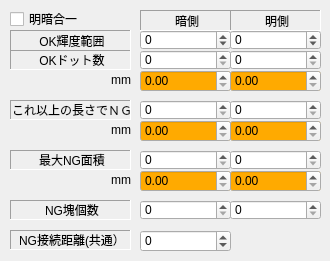
   <widget class="QWidget" name="tab_5">
    <attribute name="title">
     <string>狭域</string>
    </attribute>
    <widget class="QSpinBox" name="EditNBrightWidthL">
     <property name="geometry">
      <rect>
       <x>140</x>
       <y>30</y>
       <width>91</width>
       <height>20</height>
      </rect>
     </property>
     <property name="minimum">
      <number>-255</number>
     </property>
     <property name="maximum">
      <number>255</number>
     </property>
    </widget>
    <widget class="QSpinBox" name="EditNOKDotL">
     <property name="geometry">
      <rect>
       <x>140</x>
       <y>50</y>
       <width>91</width>
       <height>20</height>
      </rect>
     </property>
     <property name="maximum">
      <number>99999999</number>
     </property>
    </widget>
    <widget class="QSpinBox" name="EditNOKDotH">
     <property name="geometry">
      <rect>
       <x>230</x>
       <y>50</y>
       <width>91</width>
       <height>20</height>
      </rect>
     </property>
     <property name="maximum">
      <number>99999999</number>
     </property>
    </widget>
    <widget class="QLabel" name="label_17">
     <property name="geometry">
      <rect>
       <x>10</x>
       <y>30</y>
       <width>121</width>
       <height>21</height>
      </rect>
     </property>
     <property name="frameShape">
      <enum>QFrame::Panel</enum>
     </property>
     <property name="frameShadow">
      <enum>QFrame::Sunken</enum>
     </property>
     <property name="text">
      <string>OK輝度範囲</string>
     </property>
     <property name="alignment">
      <set>Qt::AlignCenter|Qt::AlignHCenter|Qt::AlignLeading|Qt::AlignLeft|Qt::AlignVCenter</set>
     </property>
    </widget>
    <widget class="QLabel" name="label_18">
     <property name="geometry">
      <rect>
       <x>10</x>
       <y>50</y>
       <width>121</width>
       <height>20</height>
      </rect>
     </property>
     <property name="frameShape">
      <enum>QFrame::Panel</enum>
     </property>
     <property name="frameShadow">
      <enum>QFrame::Sunken</enum>
     </property>
     <property name="text">
      <string>OKドット数</string>
     </property>
     <property name="alignment">
      <set>Qt::AlignCenter|Qt::AlignHCenter|Qt::AlignLeading|Qt::AlignLeft|Qt::AlignVCenter</set>
     </property>
    </widget>
    <widget class="QSpinBox" name="EditNBrightWidthH">
     <property name="geometry">
      <rect>
       <x>230</x>
       <y>30</y>
       <width>91</width>
       <height>20</height>
      </rect>
     </property>
     <property name="minimum">
      <number>-255</number>
     </property>
     <property name="maximum">
      <number>255</number>
     </property>
    </widget>
    <widget class="QLabel" name="label_19">
     <property name="geometry">
      <rect>
       <x>140</x>
       <y>10</y>
       <width>91</width>
       <height>21</height>
      </rect>
     </property>
     <property name="frameShape">
      <enum>QFrame::Panel</enum>
     </property>
     <property name="frameShadow">
      <enum>QFrame::Sunken</enum>
     </property>
     <property name="text">
      <string>暗側</string>
     </property>
     <property name="alignment">
      <set>Qt::AlignCenter|Qt::AlignHCenter|Qt::AlignLeading|Qt::AlignLeft|Qt::AlignVCenter</set>
     </property>
    </widget>
    <widget class="QLabel" name="label_20">
     <property name="geometry">
      <rect>
       <x>230</x>
       <y>10</y>
       <width>91</width>
       <height>21</height>
      </rect>
     </property>
     <property name="frameShape">
      <enum>QFrame::Panel</enum>
     </property>
     <property name="frameShadow">
      <enum>QFrame::Sunken</enum>
     </property>
     <property name="text">
      <string>明側</string>
     </property>
     <property name="alignment">
      <set>Qt::AlignCenter|Qt::AlignHCenter|Qt::AlignLeading|Qt::AlignLeft|Qt::AlignVCenter</set>
     </property>
    </widget>
    <widget class="QSpinBox" name="EditNOKLengthL">
     <property name="geometry">
      <rect>
       <x>140</x>
       <y>100</y>
       <width>91</width>
       <height>20</height>
      </rect>
     </property>
     <property name="maximum">
      <number>99999999</number>
     </property>
    </widget>
    <widget class="QLabel" name="label_32">
     <property name="geometry">
      <rect>
       <x>10</x>
       <y>100</y>
       <width>121</width>
       <height>20</height>
      </rect>
     </property>
     <property name="frameShape">
      <enum>QFrame::Panel</enum>
     </property>
     <property name="frameShadow">
      <enum>QFrame::Sunken</enum>
     </property>
     <property name="text">
      <string>これ以上の長さでＮＧ</string>
     </property>
     <property name="alignment">
      <set>Qt::AlignCenter|Qt::AlignHCenter|Qt::AlignLeading|Qt::AlignLeft|Qt::AlignVCenter</set>
     </property>
    </widget>
    <widget class="QSpinBox" name="EditNOKLengthH">
     <property name="geometry">
      <rect>
       <x>230</x>
       <y>100</y>
       <width>91</width>
       <height>20</height>
      </rect>
     </property>
     <property name="maximum">
      <number>99999999</number>
     </property>
    </widget>
    <widget class="QSpinBox" name="EditNMinNGCountL">
     <property name="geometry">
      <rect>
       <x>140</x>
       <y>200</y>
       <width>91</width>
       <height>20</height>
      </rect>
     </property>
     <property name="maximum">
      <number>99999999</number>
     </property>
    </widget>
    <widget class="QSpinBox" name="EditNMinNGCountH">
     <property name="geometry">
      <rect>
       <x>230</x>
       <y>200</y>
       <width>91</width>
       <height>20</height>
      </rect>
     </property>
     <property name="maximum">
      <number>99999999</number>
     </property>
    </widget>
    <widget class="QLabel" name="label_33">
     <property name="geometry">
      <rect>
       <x>10</x>
       <y>200</y>
       <width>121</width>
       <height>20</height>
      </rect>
     </property>
     <property name="frameShape">
      <enum>QFrame::Panel</enum>
     </property>
     <property name="frameShadow">
      <enum>QFrame::Sunken</enum>
     </property>
     <property name="text">
      <string>NG塊個数</string>
     </property>
     <property name="alignment">
      <set>Qt::AlignCenter|Qt::AlignHCenter|Qt::AlignLeading|Qt::AlignLeft|Qt::AlignVCenter</set>
     </property>
    </widget>
    <widget class="QSpinBox" name="EditNConnectLen">
     <property name="geometry">
      <rect>
       <x>140</x>
       <y>230</y>
       <width>91</width>
       <height>22</height>
      </rect>
     </property>
     <property name="minimum">
      <number>-9999</number>
     </property>
     <property name="maximum">
      <number>99999999</number>
     </property>
    </widget>
    <widget class="QLabel" name="label_36">
     <property name="geometry">
      <rect>
       <x>10</x>
       <y>230</y>
       <width>121</width>
       <height>20</height>
      </rect>
     </property>
     <property name="frameShape">
      <enum>QFrame::Panel</enum>
     </property>
     <property name="frameShadow">
      <enum>QFrame::Sunken</enum>
     </property>
     <property name="text">
      <string>NG接続距離(共通）</string>
     </property>
     <property name="alignment">
      <set>Qt::AlignCenter|Qt::AlignHCenter|Qt::AlignLeading|Qt::AlignLeft|Qt::AlignVCenter</set>
     </property>
    </widget>
    <widget class="QLabel" name="label_52">
     <property name="geometry">
      <rect>
       <x>10</x>
       <y>150</y>
       <width>121</width>
       <height>20</height>
      </rect>
     </property>
     <property name="frameShape">
      <enum>QFrame::Panel</enum>
     </property>
     <property name="frameShadow">
      <enum>QFrame::Sunken</enum>
     </property>
     <property name="text">
      <string>最大NG面積</string>
     </property>
     <property name="alignment">
      <set>Qt::AlignCenter|Qt::AlignHCenter|Qt::AlignLeading|Qt::AlignLeft|Qt::AlignVCenter</set>
     </property>
    </widget>
    <widget class="QCheckBox" name="checkBModeBindBWNarrow">
     <property name="geometry">
      <rect>
       <x>10</x>
       <y>10</y>
       <width>111</width>
       <height>18</height>
      </rect>
     </property>
     <property name="text">
      <string>明暗合一</string>
     </property>
    </widget>
    <widget class="QSpinBox" name="EditNMaxNGDotH">
     <property name="geometry">
      <rect>
       <x>230</x>
       <y>150</y>
       <width>91</width>
       <height>20</height>
      </rect>
     </property>
     <property name="maximum">
      <number>99999999</number>
     </property>
    </widget>
    <widget class="QSpinBox" name="EditNMaxNGDotL">
     <property name="geometry">
      <rect>
       <x>140</x>
       <y>150</y>
       <width>91</width>
       <height>20</height>
      </rect>
     </property>
     <property name="maximum">
      <number>99999999</number>
     </property>
    </widget>
    <widget class="QDoubleSpinBox" name="doubleSpinBoxNOKDotL">
     <property name="geometry">
      <rect>
       <x>140</x>
       <y>70</y>
       <width>91</width>
       <height>22</height>
      </rect>
     </property>
     <property name="palette">
      <palette>
       <active>
        <colorrole role="Base">
         <brush brushstyle="SolidPattern">
          <color alpha="255">
           <red>255</red>
           <green>170</green>
           <blue>0</blue>
          </color>
         </brush>
        </colorrole>
       </active>
       <inactive>
        <colorrole role="Base">
         <brush brushstyle="SolidPattern">
          <color alpha="255">
           <red>255</red>
           <green>170</green>
           <blue>0</blue>
          </color>
         </brush>
        </colorrole>
       </inactive>
       <disabled>
        <colorrole role="Base">
         <brush brushstyle="SolidPattern">
          <color alpha="255">
           <red>240</red>
           <green>240</green>
           <blue>240</blue>
          </color>
         </brush>
        </colorrole>
       </disabled>
      </palette>
     </property>
     <property name="maximum">
      <double>9999999999.000000000000000</double>
     </property>
    </widget>
    <widget class="QDoubleSpinBox" name="doubleSpinBoxNOKDotH">
     <property name="geometry">
      <rect>
       <x>230</x>
       <y>70</y>
       <width>91</width>
       <height>22</height>
      </rect>
     </property>
     <property name="palette">
      <palette>
       <active>
        <colorrole role="Base">
         <brush brushstyle="SolidPattern">
          <color alpha="255">
           <red>255</red>
           <green>170</green>
           <blue>0</blue>
          </color>
         </brush>
        </colorrole>
       </active>
       <inactive>
        <colorrole role="Base">
         <brush brushstyle="SolidPattern">
          <color alpha="255">
           <red>255</red>
           <green>170</green>
           <blue>0</blue>
          </color>
         </brush>
        </colorrole>
       </inactive>
       <disabled>
        <colorrole role="Base">
         <brush brushstyle="SolidPattern">
          <color alpha="255">
           <red>240</red>
           <green>240</green>
           <blue>240</blue>
          </color>
         </brush>
        </colorrole>
       </disabled>
      </palette>
     </property>
     <property name="maximum">
      <double>9999999999.000000000000000</double>
     </property>
    </widget>
    <widget class="QDoubleSpinBox" name="doubleSpinBoxNOKLengthL">
     <property name="geometry">
      <rect>
       <x>140</x>
       <y>120</y>
       <width>91</width>
       <height>22</height>
      </rect>
     </property>
     <property name="palette">
      <palette>
       <active>
        <colorrole role="Base">
         <brush brushstyle="SolidPattern">
          <color alpha="255">
           <red>255</red>
           <green>170</green>
           <blue>0</blue>
          </color>
         </brush>
        </colorrole>
       </active>
       <inactive>
        <colorrole role="Base">
         <brush brushstyle="SolidPattern">
          <color alpha="255">
           <red>255</red>
           <green>170</green>
           <blue>0</blue>
          </color>
         </brush>
        </colorrole>
       </inactive>
       <disabled>
        <colorrole role="Base">
         <brush brushstyle="SolidPattern">
          <color alpha="255">
           <red>240</red>
           <green>240</green>
           <blue>240</blue>
          </color>
         </brush>
        </colorrole>
       </disabled>
      </palette>
     </property>
     <property name="maximum">
      <double>9999999999.000000000000000</double>
     </property>
    </widget>
    <widget class="QDoubleSpinBox" name="doubleSpinBoxNOKLengthH">
     <property name="geometry">
      <rect>
       <x>230</x>
       <y>120</y>
       <width>91</width>
       <height>22</height>
      </rect>
     </property>
     <property name="palette">
      <palette>
       <active>
        <colorrole role="Base">
         <brush brushstyle="SolidPattern">
          <color alpha="255">
           <red>255</red>
           <green>170</green>
           <blue>0</blue>
          </color>
         </brush>
        </colorrole>
       </active>
       <inactive>
        <colorrole role="Base">
         <brush brushstyle="SolidPattern">
          <color alpha="255">
           <red>255</red>
           <green>170</green>
           <blue>0</blue>
          </color>
         </brush>
        </colorrole>
       </inactive>
       <disabled>
        <colorrole role="Base">
         <brush brushstyle="SolidPattern">
          <color alpha="255">
           <red>240</red>
           <green>240</green>
           <blue>240</blue>
          </color>
         </brush>
        </colorrole>
       </disabled>
      </palette>
     </property>
     <property name="maximum">
      <double>9999999999.000000000000000</double>
     </property>
    </widget>
    <widget class="QDoubleSpinBox" name="doubleSpinBoxNMaxNGDotL">
     <property name="geometry">
      <rect>
       <x>140</x>
       <y>170</y>
       <width>91</width>
       <height>22</height>
      </rect>
     </property>
     <property name="palette">
      <palette>
       <active>
        <colorrole role="Base">
         <brush brushstyle="SolidPattern">
          <color alpha="255">
           <red>255</red>
           <green>170</green>
           <blue>0</blue>
          </color>
         </brush>
        </colorrole>
       </active>
       <inactive>
        <colorrole role="Base">
         <brush brushstyle="SolidPattern">
          <color alpha="255">
           <red>255</red>
           <green>170</green>
           <blue>0</blue>
          </color>
         </brush>
        </colorrole>
       </inactive>
       <disabled>
        <colorrole role="Base">
         <brush brushstyle="SolidPattern">
          <color alpha="255">
           <red>240</red>
           <green>240</green>
           <blue>240</blue>
          </color>
         </brush>
        </colorrole>
       </disabled>
      </palette>
     </property>
     <property name="maximum">
      <double>9999999999.000000000000000</double>
     </property>
    </widget>
    <widget class="QDoubleSpinBox" name="doubleSpinBoxNMaxNGDotH">
     <property name="geometry">
      <rect>
       <x>230</x>
       <y>170</y>
       <width>91</width>
       <height>22</height>
      </rect>
     </property>
     <property name="palette">
      <palette>
       <active>
        <colorrole role="Base">
         <brush brushstyle="SolidPattern">
          <color alpha="255">
           <red>255</red>
           <green>170</green>
           <blue>0</blue>
          </color>
         </brush>
        </colorrole>
       </active>
       <inactive>
        <colorrole role="Base">
         <brush brushstyle="SolidPattern">
          <color alpha="255">
           <red>255</red>
           <green>170</green>
           <blue>0</blue>
          </color>
         </brush>
        </colorrole>
       </inactive>
       <disabled>
        <colorrole role="Base">
         <brush brushstyle="SolidPattern">
          <color alpha="255">
           <red>240</red>
           <green>240</green>
           <blue>240</blue>
          </color>
         </brush>
        </colorrole>
       </disabled>
      </palette>
     </property>
     <property name="maximum">
      <double>9999999999.000000000000000</double>
     </property>
    </widget>
    <widget class="QLabel" name="labelUnitName">
     <property name="geometry">
      <rect>
       <x>40</x>
       <y>70</y>
       <width>91</width>
       <height>20</height>
      </rect>
     </property>
     <property name="frameShape">
      <enum>QFrame::NoFrame</enum>
     </property>
     <property name="frameShadow">
      <enum>QFrame::Sunken</enum>
     </property>
     <property name="text">
      <string>mm</string>
     </property>
     <property name="alignment">
      <set>Qt::AlignRight|Qt::AlignTrailing|Qt::AlignVCenter</set>
     </property>
    </widget>
    <widget class="QLabel" name="labelUnitName_2">
     <property name="geometry">
      <rect>
       <x>40</x>
       <y>120</y>
       <width>91</width>
       <height>20</height>
      </rect>
     </property>
     <property name="frameShape">
      <enum>QFrame::NoFrame</enum>
     </property>
     <property name="frameShadow">
      <enum>QFrame::Sunken</enum>
     </property>
     <property name="text">
      <string>mm</string>
     </property>
     <property name="alignment">
      <set>Qt::AlignRight|Qt::AlignTrailing|Qt::AlignVCenter</set>
     </property>
    </widget>
    <widget class="QLabel" name="labelUnitName_3">
     <property name="geometry">
      <rect>
       <x>40</x>
       <y>170</y>
       <width>91</width>
       <height>20</height>
      </rect>
     </property>
     <property name="frameShape">
      <enum>QFrame::NoFrame</enum>
     </property>
     <property name="frameShadow">
      <enum>QFrame::Sunken</enum>
     </property>
     <property name="text">
      <string>mm</string>
     </property>
     <property name="alignment">
      <set>Qt::AlignRight|Qt::AlignTrailing|Qt::AlignVCenter</set>
     </property>
    </widget>
   </widget>
